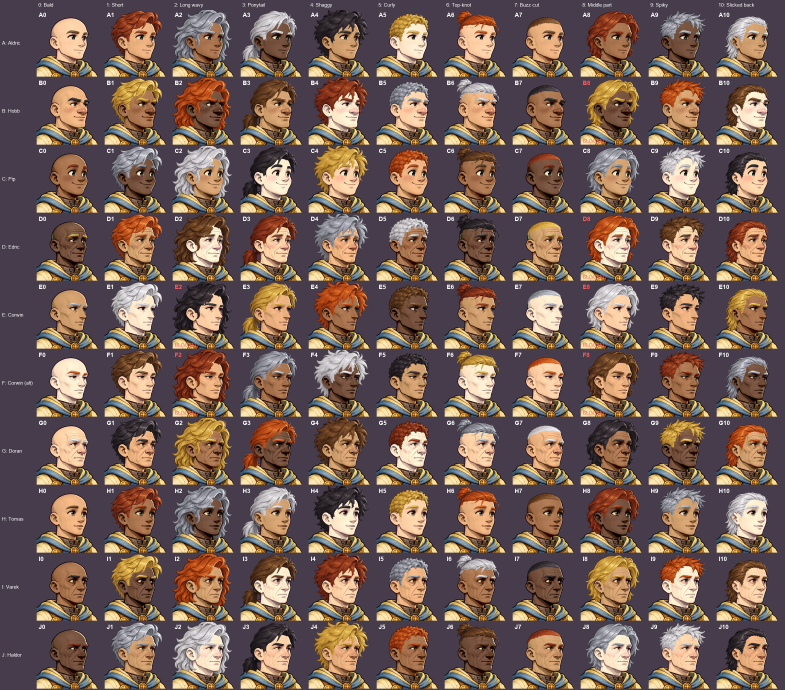
#> input picture art/review/eyetest_men.png, 2354 x 2070 px (shown at 1/3 size)
$ python extract_by_hue.py ../art/review/eyetest_men.png out.png --ylimit 5
#> lines starting #> are read from the running program, lines starting #| are printed output that depends on the picture; after the words box and inside, x2 and y2 are one past the last pixel; in counts of white or black regions, pixels touching at a corner belong together
### tools/skin.py
"""Skin-key masking and recolouring.

Skin is generated in a lime-green key colour. The mask is the lime region plus the
partly-lime edge pixels around it (where lime blends into outlines, brows, stubble);
recolouring shifts every masked pixel in Lab space so painted shading survives.
"""
import numpy as np
from scipy import ndimage

KEY_HUE = (50, 120)


def _hsv(a):
    rgb = a[..., :3].astype(float) / 255
    mx, mn = rgb.max(2), rgb.min(2)
    d = np.maximum(mx - mn, 1e-6)
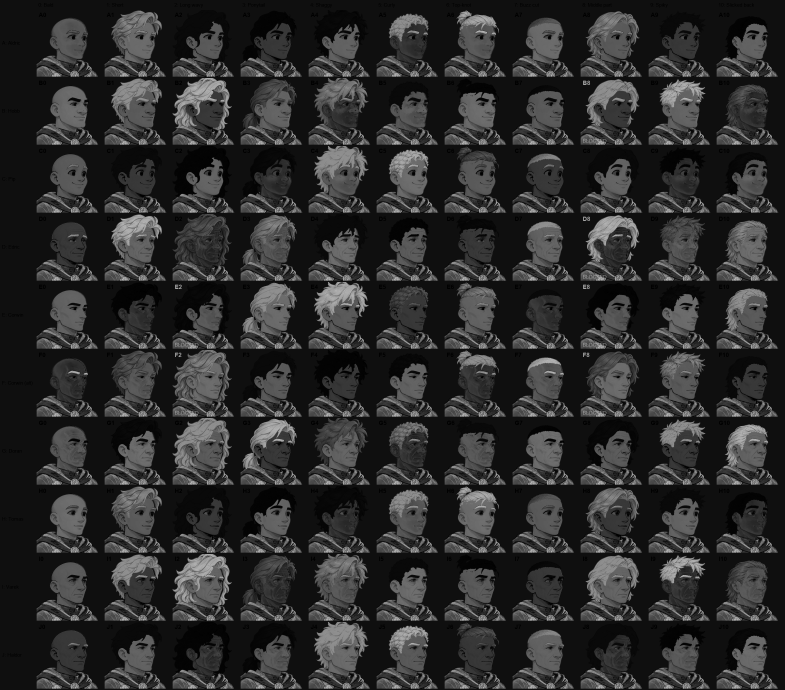
#> d: shape (2070, 2354) float64 (shown at 1/3 size); min 1e-06, max 0.843, mean 0.175
    r, g, b = rgb[..., 0], rgb[..., 1], rgb[..., 2]
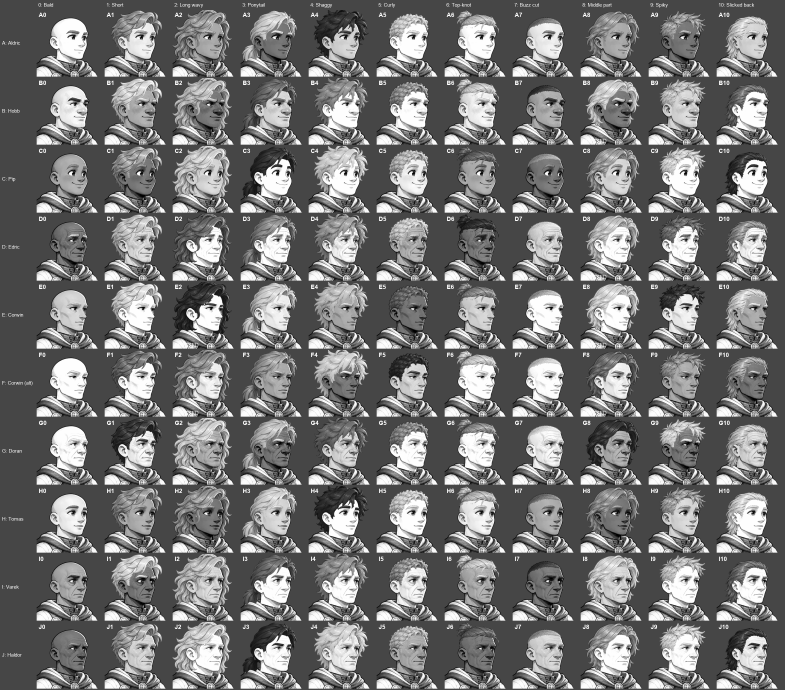
#> r: shape (2070, 2354) float64 (shown at 1/3 size); min 0, max 1, mean 0.455
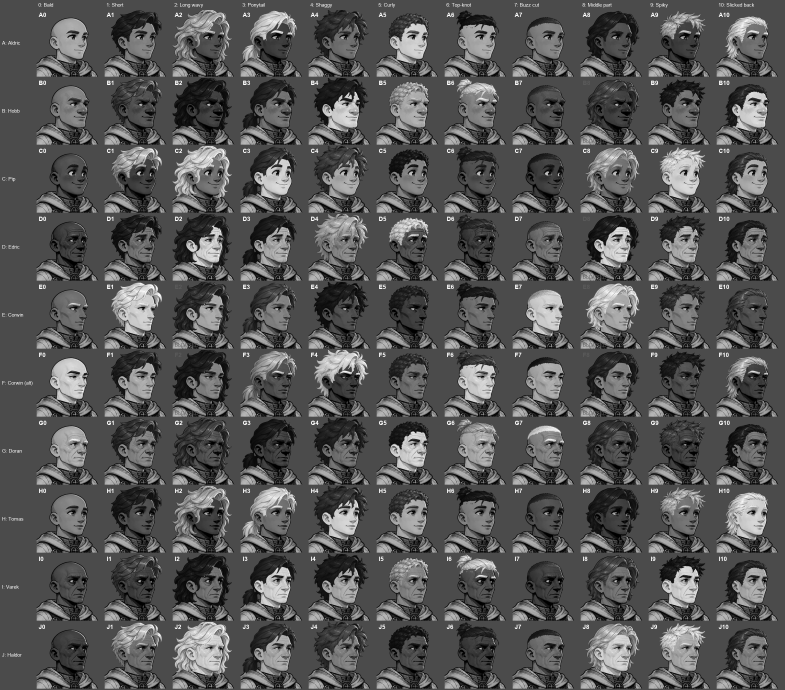
#> b: shape (2070, 2354) float64 (shown at 1/3 size); min 0, max 1, mean 0.335
    h = np.select([mx == r, mx == g], [((g - b) / d) % 6, (b - r) / d + 2], (r - g) / d + 4) * 60
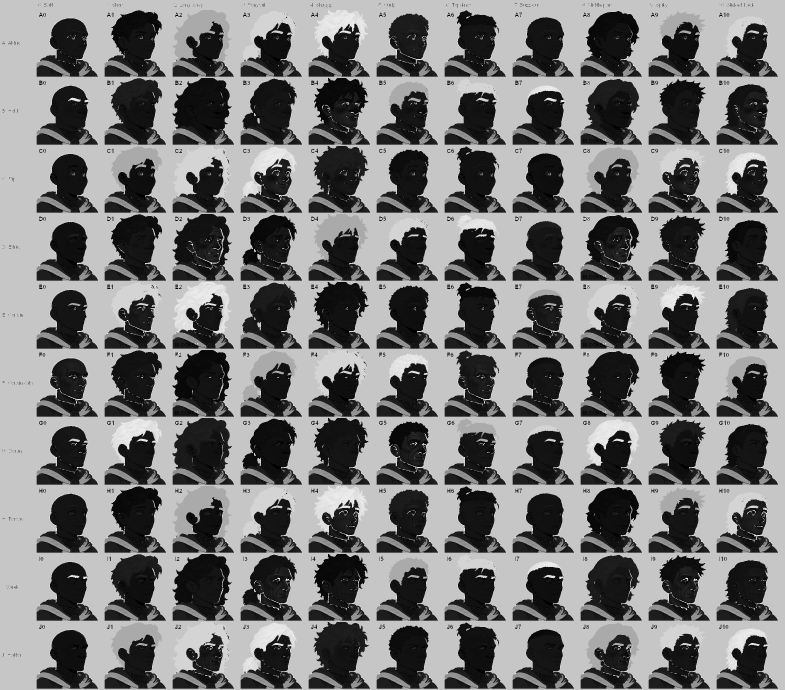
#> h: shape (2070, 2354) float64 (shown at 1/3 size); min 0, max 359.6, mean 171; drawn with min black and max white
    s = np.where(mx > 0, (mx - mn) / np.maximum(mx, 1e-6), 0)
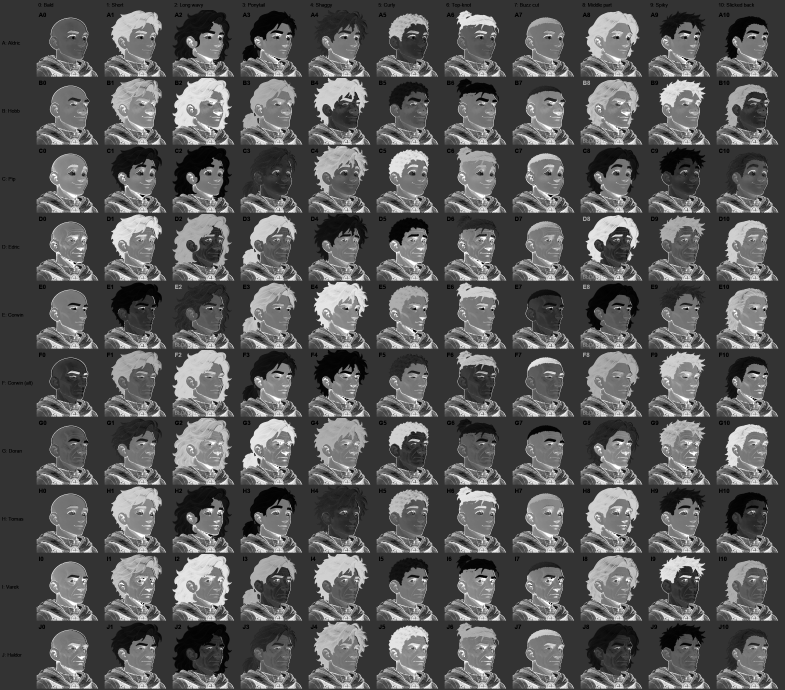
#> s: shape (2070, 2354) float64 (shown at 1/3 size); min 0, max 1, mean 0.347
    return h, s, mx


# [19 lines left out: function skin_mask, not called in this run]


_M = np.array([[0.4124, 0.3576, 0.1805], [0.2126, 0.7152, 0.0722], [0.0193, 0.1192, 0.9505]])
_W = np.array([0.95047, 1, 1.08883])


def _lin(c):
    c = c / 255
    return np.where(c <= 0.04045, c / 12.92, ((c + 0.055) / 1.055) ** 2.4)


def _gam(c):
    c = np.clip(c, 0, 1)
    return np.where(c <= 0.0031308, c * 12.92, 1.055 * c ** (1 / 2.4) - 0.055) * 255


def _f(t):
    return np.where(t > 0.008856, np.cbrt(t), 7.787 * t + 16 / 116)


def _fi(t):
    return np.where(t ** 3 > 0.008856, t ** 3, (t - 16 / 116) / 7.787)


# [27 lines left out: functions rgb2lab, lab2rgb, recolour, not called in this run]

### tools/extract_hair.py
"""Lifts a hairstyle off a character by diffing it against the same character bald.

Both images must be same-chat ChatGPT edits of one source, so everything except
the hair lines up. Thin redraw noise (outlines that shifted a pixel) is removed
with a morphological opening and a minimum component size.

Usage:
  python tools/extract_hair.py HAIRED.png BALD.png OUT.png [--ylimit 560]
"""
import argparse

import numpy as np
from PIL import Image
from scipy import ndimage

DIFF_THRESHOLD = 80     # summed RGB difference that counts as "changed"
OPEN_RADIUS = 2         # removes 1-4 px wide outline noise
MIN_COMPONENT = 400     # px; smaller islands are noise
MIN_HAIR_FRACTION = 0.4 # components that are mostly not hair-coloured get dropped
SKIN_HUE = (0, 50)      # degrees; warm skin tones of the reference heads
HAIR_HUE = (20, 62)    # degrees; default = Aldric-blond sources (use --hue 195 255 for blue sources)


def is_background(a):
    return (a[..., 0] > 190) & (a[..., 1] < 90) & (a[..., 2] > 190)


# [41 lines left out: functions hair_mask, hair_coloured, not called in this run]


def defringe(a):
    """Pull magenta background bleed out of edge pixels."""
    r, g, b = (a[..., i].astype(int) for i in range(3))
    bleed = (r - g > 50) & (b - g > 50)
    out = a.copy()
    v = np.minimum(r, b)[bleed]
    out[bleed, 0] = np.minimum(g[bleed] + 20, v)
    out[bleed, 2] = np.minimum(g[bleed] + 10, v)
    return out


# [10 lines left out: function extract, not called in this run]


# [9 lines that do not run on import are left out]

### tools/extract_by_hue.py
"""Extract a blue-keyed part (hair, brows) by colour alone, for edits where ChatGPT
redrew the whole image so a before/after diff doesn't isolate it.

Usage: python tools/extract_by_hue.py SRC.png OUT.png --ylimit 345 [--smin 0.45]
"""
import argparse

import numpy as np
from PIL import Image
from scipy import ndimage

from extract_hair import defringe
from skin import _hsv


def extract(src, out, ylimit, smin=0.45, hue=(195, 255), min_comp=40):
    a = np.asarray(Image.open(src).convert("RGBA")).copy()
    h, s, v = _hsv(a)
    m = (h >= hue[0]) & (h <= hue[1]) & (s > smin) & (v > 0.2)
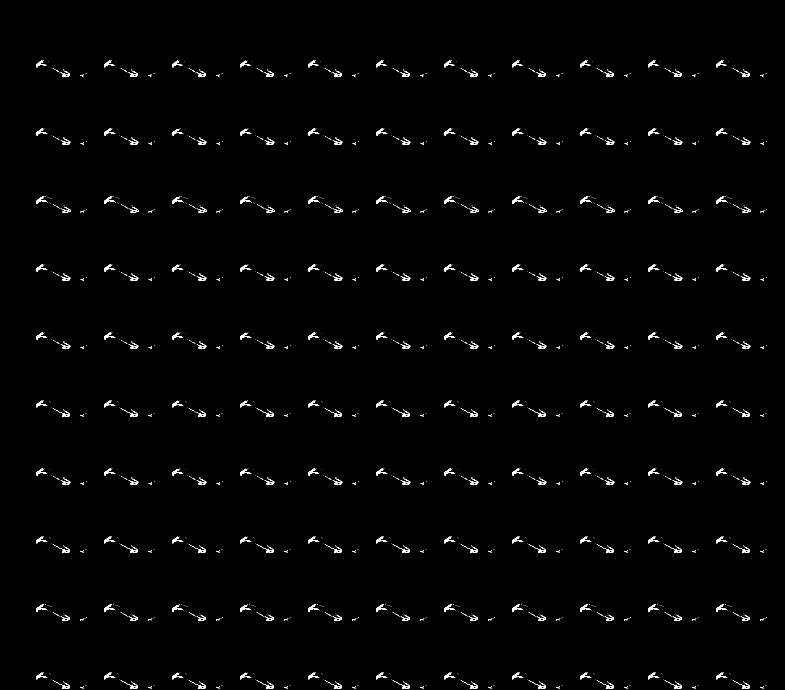
#> m: shape (2070, 2354) bool (shown at 1/3 size); 0.93% white; 2029 white regions (1699 under 20 px), largest, box (x1, y1, x2, y2) and area: (110, 590, 140, 612) 222, (314, 590, 344, 612) 222, (926, 590, 956, 612) 222
    m[ylimit:] = False
#> m: shape (2070, 2354) bool; 0.93% of pixels changed, all inside (x1, y1, x2, y2) = (110, 181, 2301, 2066)
    labels, n = ndimage.label(m)
#> labels: shape (2070, 2354) int32; every value is 0
#> n = 0
    if n:
        sizes = ndimage.sum(m, labels, range(1, n + 1))
        m = np.isin(labels, 1 + np.flatnonzero(sizes >= min_comp))
    # include the dark outline / soft edge hugging the part
    dark = a[..., :3].max(2) < 110
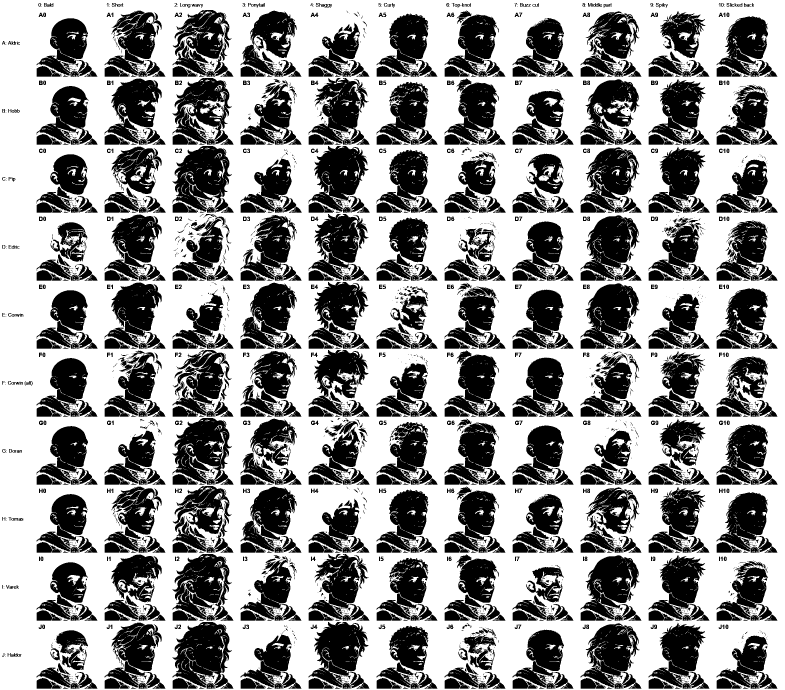
#> dark: shape (2070, 2354) bool (shown at 1/3 size); 59.4% white; 5029 black regions (3364 under 20 px), largest, box (x1, y1, x2, y2) and area: (518, 1866, 695, 2063) 21799, (518, 438, 695, 635) 21233, (518, 1254, 695, 1451) 20467
    m |= ndimage.binary_dilation(m, iterations=2) & (dark | ((h >= 180) & (h <= 270) & (s > 0.2)))
    m[ylimit:] = False
    a[~m, 3] = 0
    Image.fromarray(defringe(a)).save(out)
#> in defringe, `v = np.minimum(r, b)[bleed]`: v = empty array
    return int(m.sum())


if __name__ == "__main__":
    ap = argparse.ArgumentParser()
    ap.add_argument("src"); ap.add_argument("out")
    ap.add_argument("--ylimit", type=int, required=True)
    ap.add_argument("--smin", type=float, default=0.45)
    a = ap.parse_args()
    print("px", extract(a.src, a.out, a.ylimit, a.smin))
